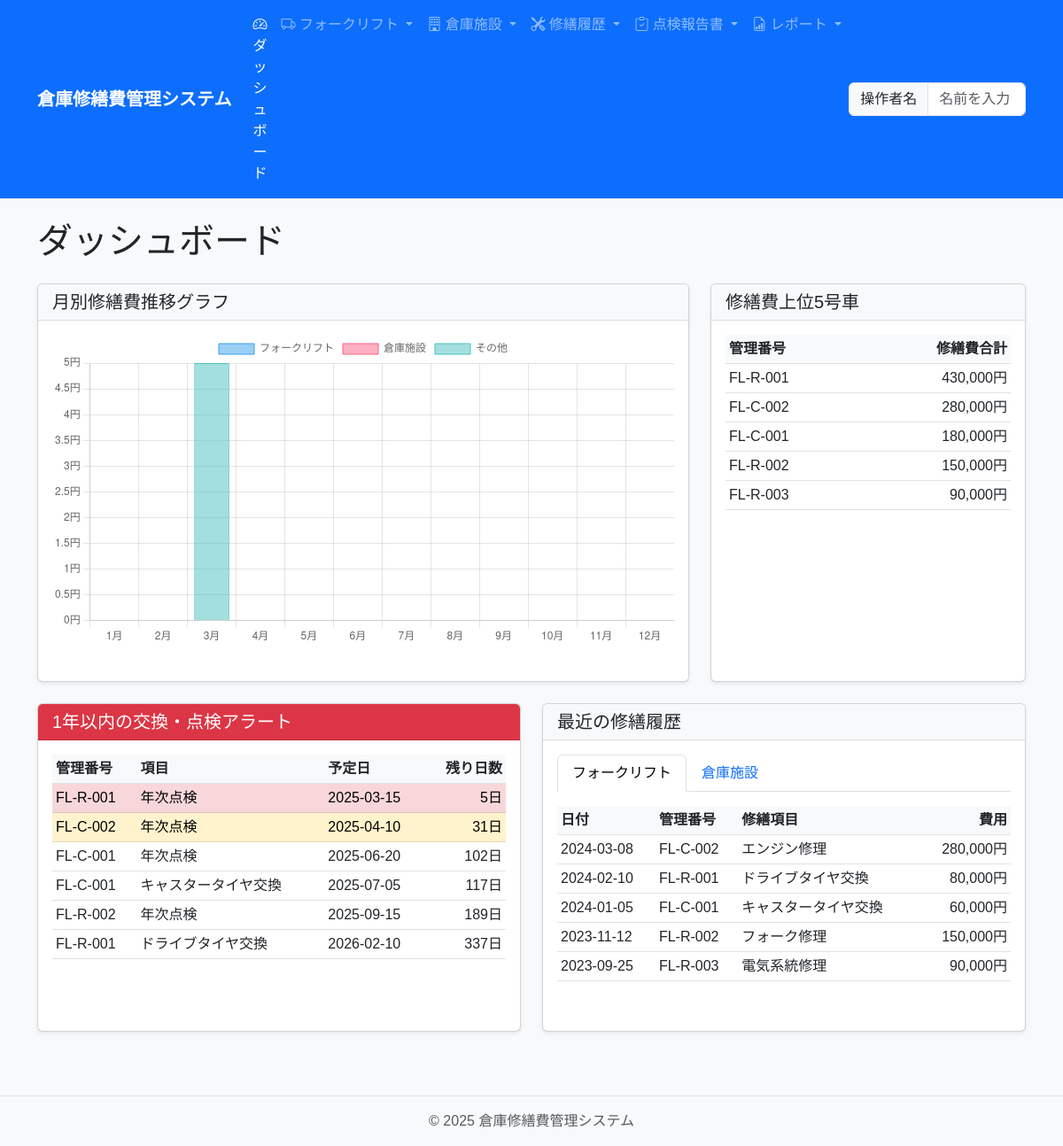
The page / on the database its author committed.
### app/models/forklift.py (models this page shows, shortened)
class ForkliftRepair(db.Model):
    __tablename__ = 'forklift_repairs'
    id = db.Column(db.Integer, primary_key=True)
    repair_date = db.Column(db.Date, nullable=False, index=True)
    forklift_id = db.Column(db.Integer, db.ForeignKey('forklifts.id'), nullable=False)
    target_management_number = db.Column(db.String(50), nullable=False)
    contractor = db.Column(db.String(100), nullable=False)
    repair_target_type = db.Column(db.String(50), nullable=False)
    repair_item = db.Column(db.String(200), nullable=False)
    repair_cost = db.Column(db.Integer, nullable=False)
    repair_reason = db.Column(db.String(50), nullable=False)
    hour_meter = db.Column(db.Integer)  # 修繕時のアワーメーター値
    photo_path = db.Column(db.String(255))
    quotation_path = db.Column(db.String(255))
    approval_document_path = db.Column(db.String(255))
    completion_report_path = db.Column(db.String(255))
    notes = db.Column(db.Text)
    operator = db.Column(db.String(100), nullable=False)
    version = db.Column(db.Integer, nullable=False, default=1)
    created_at = db.Column(db.DateTime, default=datetime.utcnow)
    updated_at = db.Column(db.DateTime, default=datetime.utcnow, onupdate=datetime.utcnow)
    updated_by = db.Column(db.String(100))
    forklift = db.relationship('Forklift', back_populates='repairs')

class ForkliftPrediction(db.Model):
    __tablename__ = 'forklift_predictions'
    id = db.Column(db.Integer, primary_key=True)
    forklift_id = db.Column(db.Integer, db.ForeignKey('forklifts.id'), nullable=False)
    annual_inspection_date = db.Column(db.Date)
    next_annual_inspection_date = db.Column(db.Date)
    battery_replacement_date = db.Column(db.Date)
    next_battery_replacement_date = db.Column(db.Date)
    tire_replacement_date = db.Column(db.Date)
    tire_type = db.Column(db.String(50))  # summer, winter, drive, caster
    next_tire_replacement_date = db.Column(db.Date)
    created_at = db.Column(db.DateTime, default=datetime.utcnow)
    updated_at = db.Column(db.DateTime, default=datetime.utcnow, onupdate=datetime.utcnow)
    updated_by = db.Column(db.String(100))
    annual_inspection_status = db.Column(db.String(20))  # passed, failed, pending
    annual_inspection_notes = db.Column(db.Text)
    forklift = db.relationship('Forklift')

class Forklift(Asset):
    __tablename__ = 'forklifts'
    management_number = db.Column(db.String(50), unique=True, nullable=False, index=True)
    manufacturer = db.Column(db.String(50), nullable=False)
    forklift_type = db.Column(db.String(20), nullable=False)  # reach, counter
    power_source = db.Column(db.String(20), nullable=False)  # battery, diesel, gasoline, lpg
    model = db.Column(db.String(50), nullable=False)
    serial_number = db.Column(db.String(50), nullable=False)
    load_capacity = db.Column(db.Integer, nullable=False)  # kg
    manufacture_date = db.Column(db.Date, nullable=False)
    lift_height = db.Column(db.Integer, nullable=False)  # mm
    warehouse_group = db.Column(db.String(50), nullable=False)
    warehouse_number = db.Column(db.String(50), nullable=False)
    floor = db.Column(db.String(10), nullable=False)
    operator = db.Column(db.String(50))
    updated_by = db.Column(db.String(100))
    repairs = db.relationship('ForkliftRepair', back_populates='forklift', cascade='all, delete-orphan')

### app/routes/main.py (the view, shortened to what this page needs)
@main_bp.route('/')
def index():
    current_year = Config.CURRENT_DATE.year
    monthly_costs = db.session.query(
        extract('month', ForkliftRepair.repair_date).label('month'),
        func.sum(ForkliftRepair.repair_cost).label('cost')
    ).filter(
        extract('year', ForkliftRepair.repair_date) == current_year
    ).group_by(
        extract('month', ForkliftRepair.repair_date)
    ).all()
    monthly_costs_facility = db.session.query(
        extract('month', FacilityRepair.repair_date).label('month'),
        func.sum(FacilityRepair.repair_cost).label('cost')
    ).filter(
        extract('year', FacilityRepair.repair_date) == current_year
    ).group_by(
        extract('month', FacilityRepair.repair_date)
    ).all()
    monthly_costs_other = db.session.query(
        extract('month', OtherRepair.repair_date).label('month'),
        func.sum(OtherRepair.repair_cost).label('cost')
    ).filter(
        extract('year', OtherRepair.repair_date) == current_year
    ).group_by(
        extract('month', OtherRepair.repair_date)
    ).all()
    months = list(range(1, 13))
    forklift_costs = [0] * 12
    facility_costs = [0] * 12
    other_costs = [0] * 12
    for month, cost in monthly_costs:
        forklift_costs[int(month) - 1] = int(cost or 0)
    for month, cost in monthly_costs_facility:
        facility_costs[int(month) - 1] = int(cost or 0)
    for month, cost in monthly_costs_other:
        other_costs[int(month) - 1] = int(cost or 0)
    top_vehicles = db.session.query(
        ForkliftRepair.target_management_number,
        func.sum(ForkliftRepair.repair_cost).label('total_cost')
    ).group_by(
        ForkliftRepair.target_management_number
    ).order_by(
        func.sum(ForkliftRepair.repair_cost).desc()
    ).limit(5).all()
    one_year_later = Config.CURRENT_DATE + timedelta(days=365)
    alerts = []
    battery_alerts = db.session.query(
        Forklift.management_number,
        ForkliftPrediction.next_battery_replacement_date
    ).join(
        ForkliftPrediction, Forklift.id == ForkliftPrediction.forklift_id
    ).filter(
        ForkliftPrediction.next_battery_replacement_date <= one_year_later,
        ForkliftPrediction.next_battery_replacement_date >= Config.CURRENT_DATE
    ).all()
    tire_alerts = db.session.query(
        Forklift.management_number,
        ForkliftPrediction.next_tire_replacement_date,
        ForkliftPrediction.tire_type
    ).join(
        ForkliftPrediction, Forklift.id == ForkliftPrediction.forklift_id
    ).filter(
        ForkliftPrediction.next_tire_replacement_date <= one_year_later,
        ForkliftPrediction.next_tire_replacement_date >= Config.CURRENT_DATE
    ).all()
    for management_number, replacement_date, tire_type in tire_alerts:
        tire_type_name = "ドライブタイヤ" if tire_type == "drive" else "キャスタータイヤ"
        alerts.append({
            'management_number': management_number,
            'item': f'{tire_type_name}交換',
            'date': replacement_date.strftime('%Y-%m-%d'),
            'days_left': (replacement_date - Config.CURRENT_DATE.date()).days
        })
    inspection_alerts = db.session.query(
        Forklift.management_number,
        ForkliftPrediction.next_annual_inspection_date
    ).join(
        ForkliftPrediction, Forklift.id == ForkliftPrediction.forklift_id
    ).filter(
        ForkliftPrediction.next_annual_inspection_date <= one_year_later,
        ForkliftPrediction.next_annual_inspection_date >= Config.CURRENT_DATE
    ).all()
    for management_number, inspection_date in inspection_alerts:
        alerts.append({
            'management_number': management_number,
            'item': '年次点検',
            'date': inspection_date.strftime('%Y-%m-%d'),
            'days_left': (inspection_date - Config.CURRENT_DATE.date()).days
        })
    alerts.sort(key=lambda x: x['days_left'])
    recent_repairs = db.session.query(ForkliftRepair).order_by(ForkliftRepair.repair_date.desc()).limit(5).all()
    recent_facility_repairs = db.session.query(FacilityRepair).order_by(FacilityRepair.repair_date.desc()).limit(5).all()
    return render_template('index.html',
                          months=months,
                          forklift_costs=forklift_costs,
                          facility_costs=facility_costs,
                          other_costs=other_costs,
                          top_vehicles=top_vehicles,
                          alerts=alerts,
                          recent_repairs=recent_repairs,
                          recent_facility_repairs=recent_facility_repairs)

### app/templates/index.html (shortened to what this page needs)
{% extends "base.html" %}
{% block content %}
<h1 class="mb-4">ダッシュボード</h1>
<div class="row">
    <div class="col-lg-8 mb-4">
        <div class="card h-100">
            <div class="card-header">
                <h5 class="card-title mb-0">月別修繕費推移グラフ</h5>
            </div>
            <div class="card-body">
                <canvas id="monthlyCostChart"></canvas>
            </div>
        </div>
    </div>
    <div class="col-lg-4 mb-4">
        <div class="card h-100">
            <div class="card-header">
                <h5 class="card-title mb-0">修繕費上位5号車</h5>
            </div>
            <div class="card-body">
                <div class="table-responsive">
                    <table class="table table-sm">
                        <thead>
                            <tr>
                                <th>管理番号</th>
                                <th class="text-end">修繕費合計</th>
                            </tr>
                        </thead>
                        <tbody>
                            {% for vehicle in top_vehicles %}
                            <tr>
                                <td>{{ vehicle[0] }}</td>
                                <td class="text-end">{{ "{:,}".format(vehicle[1]) }}円</td>
                            </tr>
                            {% endfor %}
                        </tbody>
                    </table>
                </div>
            </div>
        </div>
    </div>
</div>
<div class="row">
    <div class="col-lg-6 mb-4">
        <div class="card h-100">
            <div class="card-header bg-danger text-white">
                <h5 class="card-title mb-0">1年以内の交換・点検アラート</h5>
            </div>
            <div class="card-body">
                {% if alerts %}
                <div class="table-responsive">
                    <table class="table table-sm">
                        <thead>
                            <tr>
                                <th>管理番号</th>
                                <th>項目</th>
                                <th>予定日</th>
                                <th class="text-end">残り日数</th>
                            </tr>
                        </thead>
                        <tbody>
                            {% for alert in alerts %}
                            <tr {% if alert.days_left <= 30 %}class="table-danger"{% elif alert.days_left <= 90 %}class="table-warning"{% endif %}>
                                <td>{{ alert.management_number }}</td>
                                <td>{{ alert.item }}</td>
                                <td>{{ alert.date }}</td>
                                <td class="text-end">{{ alert.days_left }}日</td>
                            </tr>
                            {% endfor %}
                        </tbody>
                    </table>
                </div>
                {% else %}
                <p class="text-center my-3">1年以内の交換・点検予定はありません。</p>
                {% endif %}
            </div>
        </div>
    </div>
    <div class="col-lg-6 mb-4">
        <div class="card h-100">
            <div class="card-header">
                <h5 class="card-title mb-0">最近の修繕履歴</h5>
            </div>
            <div class="card-body">
                <ul class="nav nav-tabs" id="repairTabs" role="tablist">
                    <li class="nav-item" role="presentation">
                        <button class="nav-link active" id="forklift-tab" data-bs-toggle="tab" data-bs-target="#forklift-repairs" type="button" role="tab">フォークリフト</button>
                    </li>
                    <li class="nav-item" role="presentation">
                        <button class="nav-link" id="facility-tab" data-bs-toggle="tab" data-bs-target="#facility-repairs" type="button" role="tab">倉庫施設</button>
                    </li>
                </ul>
                <div class="tab-content mt-3" id="repairTabsContent">
                    <div class="tab-pane fade show active" id="forklift-repairs" role="tabpanel">
                        {% if recent_repairs %}
                        <div class="table-responsive">
                            <table class="table table-sm">
                                <thead>
                                    <tr>
                                        <th>日付</th>
                                        <th>管理番号</th>
                                        <th>修繕項目</th>
                                        <th class="text-end">費用</th>
                                    </tr>
                                </thead>
                                <tbody>
                                    {% for repair in recent_repairs %}
                                    <tr>
                                        <td>{{ repair.repair_date.strftime('%Y-%m-%d') }}</td>
                                        <td>{{ repair.target_management_number }}</td>
                                        <td>{{ repair.repair_item }}</td>
                                        <td class="text-end">{{ "{:,}".format(repair.repair_cost) }}円</td>
                                    </tr>
                                    {% endfor %}
                                </tbody>
                            </table>
                        </div>
                        {% else %}
                        <p class="text-center my-3">最近の修繕履歴はありません。</p>
                        {% endif %}
                    </div>
                </div>
            </div>
        </div>
    </div>
</div>
{% endblock %}
{% block scripts %}
<script>
    document.addEventListener('DOMContentLoaded', function() {
        // 月別修繕費推移グラフ
        const ctx = document.getElementById('monthlyCostChart').getContext('2d');
        const monthlyCostChart = new Chart(ctx, {
            type: 'bar',
            data: {
                labels: [{% for month in months %}'{{ month }}月'{% if not loop.last %}, {% endif %}{% endfor %}],
                datasets: [
                    {
                        label: 'フォークリフト',
                        data: {{ forklift_costs }},
                        backgroundColor: 'rgba(54, 162, 235, 0.5)',
                        borderColor: 'rgba(54, 162, 235, 1)',
                        borderWidth: 1
                    },
                    {
                        label: '倉庫施設',
                        data: {{ facility_costs }},
                        backgroundColor: 'rgba(255, 99, 132, 0.5)',
                        borderColor: 'rgba(255, 99, 132, 1)',
                        borderWidth: 1
                    },
                    {
                        label: 'その他',
                        data: {{ other_costs }},
                        backgroundColor: 'rgba(75, 192, 192, 0.5)',
                        borderColor: 'rgba(75, 192, 192, 1)',
                        borderWidth: 1
                    }
                ]
            },
            options: {
                responsive: true,
                scales: {
                    x: {
                        stacked: true
                    },
                    y: {
                        stacked: true,
                        beginAtZero: true,
                        ticks: {
                            callback: function(value) {
                                return value.toLocaleString() + '円';
                            }
                        }
                    }
                },
                plugins: {
                    tooltip: {
                        callbacks: {
                            label: function(context) {
                                return context.dataset.label + ': ' + context.raw.toLocaleString() + '円';
                            }
                        }
                    }
                }
            }
        });
    });
</script>
{% endblock %}

### rows shown on the page
ForkliftRepair: target_management_number "FL-C-002", repair_cost "280,000", repair_date "2024-03-08", repair_item "エンジン修理"
ForkliftRepair: target_management_number "FL-R-002", repair_cost "150,000", repair_date "2023-11-12", repair_item "フォーク修理"
ForkliftRepair: target_management_number "FL-R-003", repair_cost "90,000", repair_date "2023-09-25", repair_item "電気系統修理"
ForkliftPrediction: management_number "FL-R-001", item "年次点検", date "2025-03-15", days_left "5", item "ドライブタイヤ交換", date "2026-02-10", days_left "337"
ForkliftPrediction: management_number "FL-C-002", item "年次点検", date "2025-04-10", days_left "31"
ForkliftPrediction: management_number "FL-C-001", item "年次点検", date "2025-06-20", days_left "102", item "キャスタータイヤ交換", date "2025-07-05", days_left "117"
ForkliftPrediction: management_number "FL-R-002", item "年次点検", date "2025-09-15", days_left "189"
ForkliftRepair: repair_date "2024-02-10", target_management_number "FL-R-001", repair_item "ドライブタイヤ交換", repair_cost "80,000"
ForkliftRepair: repair_date "2024-01-05", target_management_number "FL-C-001", repair_item "キャスタータイヤ交換", repair_cost "60,000"

### other values the page prints
{{ vehicle[0] }} "FL-R-001" "FL-C-001"
{{ "{:,}".format(vehicle[1]) }} "430,000" "180,000"
{{ current_year }} "2025"
chart data {{ month }} 1, 2, 3, 4, 5, 6, 7, 8, 9, 10, 11, 12
chart data {{ forklift_costs }} [0, 0, 0, 0, 0, 0, 0, 0, 0, 0, 0, 0]
chart data {{ facility_costs }} [0, 0, 0, 0, 0, 0, 0, 0, 0, 0, 0, 0]
chart data {{ other_costs }} [0, 0, 5, 0, 0, 0, 0, 0, 0, 0, 0, 0]
